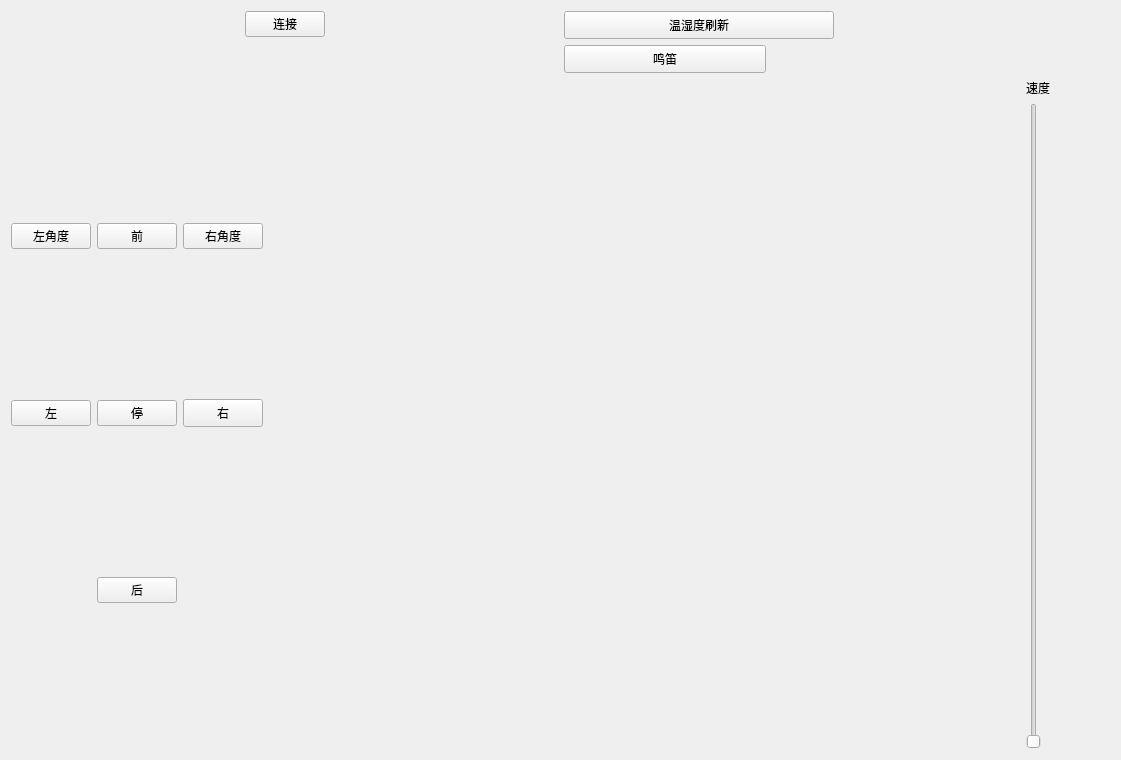
<?xml version="1.0" encoding="UTF-8"?>
<ui version="4.0">
 <class>Widget</class>
 <widget class="QWidget" name="Widget">
  <property name="geometry">
   <rect>
    <x>0</x>
    <y>0</y>
    <width>1121</width>
    <height>760</height>
   </rect>
  </property>
  <property name="windowTitle">
   <string>Widget</string>
  </property>
  <property name="autoFillBackground">
   <bool>false</bool>
  </property>
  <layout class="QVBoxLayout" name="verticalLayout_6">
   <item>
    <layout class="QHBoxLayout" name="horizontalLayout_9">
     <item>
      <layout class="QVBoxLayout" name="verticalLayout_4">
       <item>
        <layout class="QHBoxLayout" name="horizontalLayout_4">
         <item>
          <spacer name="horizontalSpacer">
           <property name="orientation">
            <enum>Qt::Horizontal</enum>
           </property>
           <property name="sizeHint" stdset="0">
            <size>
             <width>40</width>
             <height>20</height>
            </size>
           </property>
          </spacer>
         </item>
         <item>
          <widget class="QPushButton" name="pushButton">
           <property name="text">
            <string>连接</string>
           </property>
          </widget>
         </item>
         <item>
          <spacer name="horizontalSpacer_2">
           <property name="orientation">
            <enum>Qt::Horizontal</enum>
           </property>
           <property name="sizeHint" stdset="0">
            <size>
             <width>40</width>
             <height>20</height>
            </size>
           </property>
          </spacer>
         </item>
        </layout>
       </item>
       <item>
        <widget class="QLabel" name="label">
         <property name="text">
          <string/>
         </property>
        </widget>
       </item>
      </layout>
     </item>
     <item>
      <layout class="QVBoxLayout" name="verticalLayout_3">
       <item>
        <layout class="QHBoxLayout" name="horizontalLayout_5">
         <item>
          <widget class="QPushButton" name="right_3">
           <property name="minimumSize">
            <size>
             <width>202</width>
             <height>28</height>
            </size>
           </property>
           <property name="text">
            <string>温湿度刷新</string>
           </property>
          </widget>
         </item>
         <item>
          <widget class="QLabel" name="label_3">
           <property name="text">
            <string/>
           </property>
          </widget>
         </item>
        </layout>
       </item>
       <item>
        <layout class="QHBoxLayout" name="horizontalLayout_8">
         <item>
          <widget class="QPushButton" name="buzzer">
           <property name="minimumSize">
            <size>
             <width>202</width>
             <height>28</height>
            </size>
           </property>
           <property name="text">
            <string>鸣笛</string>
           </property>
          </widget>
         </item>
         <item>
          <spacer name="horizontalSpacer_9">
           <property name="orientation">
            <enum>Qt::Horizontal</enum>
           </property>
           <property name="sizeHint" stdset="0">
            <size>
             <width>40</width>
             <height>20</height>
            </size>
           </property>
          </spacer>
         </item>
        </layout>
       </item>
      </layout>
     </item>
    </layout>
   </item>
   <item>
    <layout class="QHBoxLayout" name="horizontalLayout_10">
     <item>
      <layout class="QVBoxLayout" name="verticalLayout">
       <item>
        <layout class="QHBoxLayout" name="horizontalLayout">
         <item>
          <widget class="QPushButton" name="pushButton_3">
           <property name="text">
            <string>左角度</string>
           </property>
          </widget>
         </item>
         <item>
          <widget class="QPushButton" name="run">
           <property name="text">
            <string>前</string>
           </property>
          </widget>
         </item>
         <item>
          <widget class="QPushButton" name="pushButton_2">
           <property name="text">
            <string>右角度</string>
           </property>
          </widget>
         </item>
        </layout>
       </item>
       <item>
        <layout class="QHBoxLayout" name="horizontalLayout_2">
         <item>
          <widget class="QPushButton" name="left">
           <property name="text">
            <string>左</string>
           </property>
          </widget>
         </item>
         <item>
          <widget class="QPushButton" name="stop_car">
           <property name="text">
            <string>停</string>
           </property>
          </widget>
         </item>
         <item>
          <widget class="QPushButton" name="right">
           <property name="minimumSize">
            <size>
             <width>20</width>
             <height>28</height>
            </size>
           </property>
           <property name="text">
            <string>右</string>
           </property>
          </widget>
         </item>
        </layout>
       </item>
       <item>
        <layout class="QHBoxLayout" name="horizontalLayout_3">
         <item>
          <spacer name="horizontalSpacer_5">
           <property name="orientation">
            <enum>Qt::Horizontal</enum>
           </property>
           <property name="sizeHint" stdset="0">
            <size>
             <width>40</width>
             <height>20</height>
            </size>
           </property>
          </spacer>
         </item>
         <item>
          <widget class="QPushButton" name="back">
           <property name="text">
            <string>后</string>
           </property>
          </widget>
         </item>
         <item>
          <spacer name="horizontalSpacer_6">
           <property name="orientation">
            <enum>Qt::Horizontal</enum>
           </property>
           <property name="sizeHint" stdset="0">
            <size>
             <width>40</width>
             <height>20</height>
            </size>
           </property>
          </spacer>
         </item>
        </layout>
       </item>
      </layout>
     </item>
     <item>
      <layout class="QHBoxLayout" name="horizontalLayout_7">
       <item>
        <spacer name="horizontalSpacer_10">
         <property name="orientation">
          <enum>Qt::Horizontal</enum>
         </property>
         <property name="sizeHint" stdset="0">
          <size>
           <width>25</width>
           <height>17</height>
          </size>
         </property>
        </spacer>
       </item>
       <item>
        <layout class="QVBoxLayout" name="verticalLayout_5">
         <item>
          <spacer name="verticalSpacer">
           <property name="orientation">
            <enum>Qt::Vertical</enum>
           </property>
           <property name="sizeHint" stdset="0">
            <size>
             <width>20</width>
             <height>40</height>
            </size>
           </property>
          </spacer>
         </item>
         <item>
          <widget class="QLabel" name="Image">
           <property name="minimumSize">
            <size>
             <width>640</width>
             <height>480</height>
            </size>
           </property>
           <property name="maximumSize">
            <size>
             <width>64000</width>
             <height>48000</height>
            </size>
           </property>
           <property name="text">
            <string/>
           </property>
          </widget>
         </item>
         <item>
          <spacer name="verticalSpacer_2">
           <property name="orientation">
            <enum>Qt::Vertical</enum>
           </property>
           <property name="sizeHint" stdset="0">
            <size>
             <width>20</width>
             <height>40</height>
            </size>
           </property>
          </spacer>
         </item>
        </layout>
       </item>
       <item>
        <spacer name="horizontalSpacer_11">
         <property name="orientation">
          <enum>Qt::Horizontal</enum>
         </property>
         <property name="sizeHint" stdset="0">
          <size>
           <width>25</width>
           <height>17</height>
          </size>
         </property>
        </spacer>
       </item>
      </layout>
     </item>
     <item>
      <layout class="QHBoxLayout" name="horizontalLayout_6">
       <item>
        <spacer name="horizontalSpacer_8">
         <property name="orientation">
          <enum>Qt::Horizontal</enum>
         </property>
         <property name="sizeHint" stdset="0">
          <size>
           <width>40</width>
           <height>20</height>
          </size>
         </property>
        </spacer>
       </item>
       <item>
        <layout class="QVBoxLayout" name="verticalLayout_2">
         <item>
          <widget class="QLabel" name="label_2">
           <property name="text">
            <string>速度</string>
           </property>
          </widget>
         </item>
         <item>
          <widget class="QSlider" name="speed">
           <property name="orientation">
            <enum>Qt::Vertical</enum>
           </property>
          </widget>
         </item>
        </layout>
       </item>
       <item>
        <spacer name="horizontalSpacer_7">
         <property name="orientation">
          <enum>Qt::Horizontal</enum>
         </property>
         <property name="sizeHint" stdset="0">
          <size>
           <width>40</width>
           <height>20</height>
          </size>
         </property>
        </spacer>
       </item>
      </layout>
     </item>
    </layout>
   </item>
  </layout>
 </widget>
 <layoutdefault spacing="6" margin="11"/>
 <resources/>
 <connections/>
</ui>
